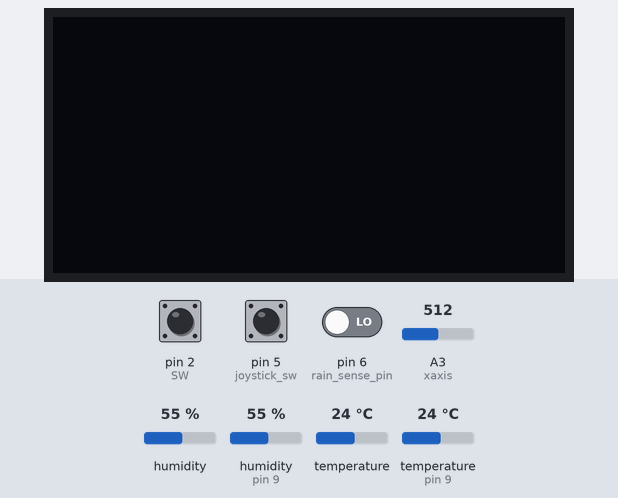
Recording of a sketch running on a simulated Arduino Nano, built with avr-gcc and run on an emulated ATmega328P. On the bench: 128×64 one-colour display. The test bench sets the inputs (shaded band); at power-on: pin 2 (SW) HIGH, A3 (xaxis) = 512, pin 5 (joystick_sw) HIGH, pin 6 (rain_sense_pin) LOW, humidity 55 %, humidity (sensor on pin 9) 55 %, temperature 24 °C, temperature (sensor on pin 9) 24 °C. Sleep ends after the set time or at an interrupt; the local clock reads 2024-03-15 10:24:30 at power-on unless the sketch sets it; storage starts empty.

Above: at 9.3 s.
9.4 s: pin 2 (SW) pulled LOW for 0.15 s
At 10.4 s:
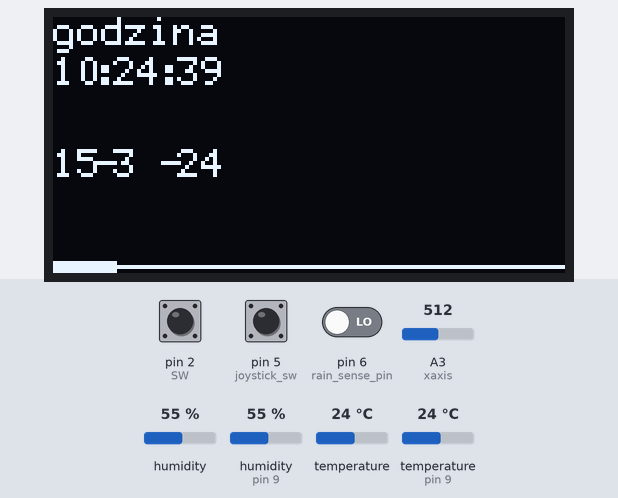
11.3 s: A3 (xaxis) set to 622
At 13.5 s:
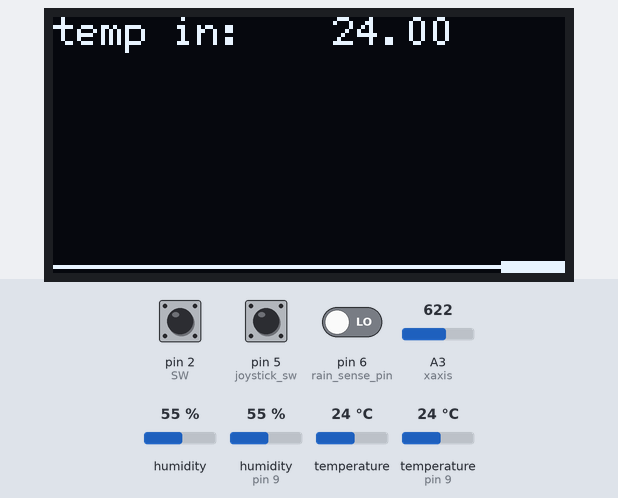
14.3 s: pin 5 (joystick_sw) pulled LOW for 0.15 s
At 14.8 s:
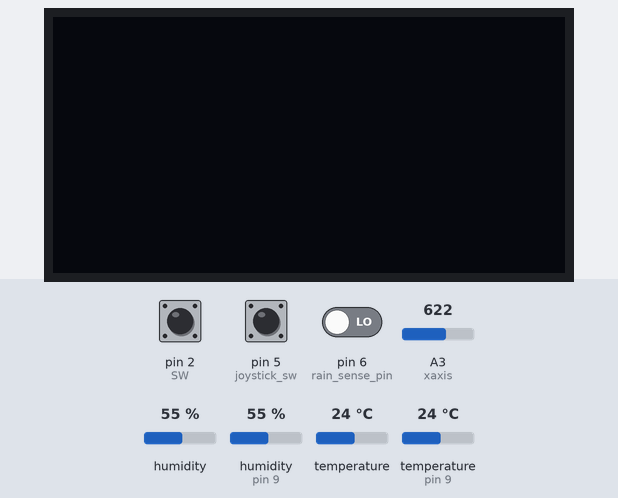
Timing chart, 0 to 17.3 s (numbered marks = the images above; inputs shaded):
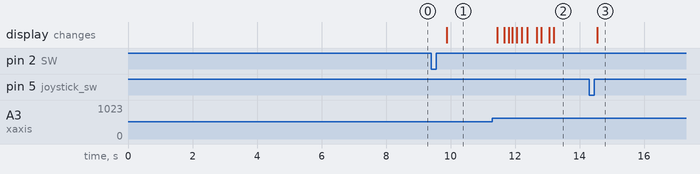

The sketch:

RTCsleepavr-29.03.2019-22.48.ino
```cpp
//eeprom function and many digital pins are still not used!
#include <avr/sleep.h>
#include <avr/wdt.h>
#include <SPI.h>
#include <SD.h>
#include <DS3231.h>
#include <Wire.h>
#include "U8glib.h"
#include <AM2320.h>
#include <DHT.h>
/*
 * middle volt divider pin to A7
 * cs pin from sd to D10
 * scL to a5
 * sdl to a4
 * joystick x to a2
 * joystick y to a3
 * battery sense to a6
 * dht pin to d9
 * analog rain sensor A0
 * base pin from emitter to d8
 * joystick switch d5
 * rain sensor vcc to d7
 * rain d0 pin to d6
 * main switch to d2
 * light sensor vcc to d3
 *
 */

volatile bool by_time_started=0;
volatile byte counter=0;
const byte solar_panel_sense_pin=A7;
const byte batt_vcc_sense_pin=A6;//battery level measurment pin
#define sdpin 10//pin sd
#define light_sensor_pin A1 //analog sensor pin for light sensor
 #define yaxis A2 //joystick yaxis pin[analog]
 #define xaxis A3//joystick xaxis pin[analog]
#define dhtpin 9//dht 11 pin remember to use 10k resistor betwwen it and vcc of the sensor
#define DHTTYPE DHT11 // dht 11 ale czy t ojest ten z ujemnymi temp?
#define analog_rain_pin A0 //precise analog rain sensor values from this pin
AM2320 thsensor;//inicjalizacja obiektu sensora am2320
File plikdane;
DS3231 Clock;//inicjalizacjaa obiektu zeara
U8GLIB_SSD1306_128X64 u8g(U8G_I2C_OPT_NONE|U8G_I2C_OPT_DEV_0); // I2C / TWI wyswietlacz oled i2c
DHT dht(dhtpin,DHTTYPE);// dht sensor object inciialisation
 bool Century=false;//nie wiem czy to potrzebne to było do zegara rtc ,tak dokąldnie do daty
 bool h12;//clock varible
 bool PM;//clock variable
bool first_run_condition=true;//variable to make the sensors readouts only at first run of loop in order not to slow down the manu response
bool not_raining=0;//logic value from rain sensor it will be set to 1 wen rain exceeds the value set on the sensor potentiometer
volatile boolean flag=false;//volatile becouse it is only changed by interrupt function

//bool first_run_condition=true;//variable to make the sensors readouts only at first run of loop in order not to slow down the manu response
bool sleep_state=false;//for putting ardu to sleep using joystick its switch push chanes it to true
bool sleep_state_timed=false;//similiar ike joystick but puttin  ardu after timed wakeup

const byte joystick_vcc=8;//vcc from joystick
//byte oled_state=0;//oled state when 0 oled should be off
uint16_t box_x_pos=0;//zmienne do punktu rysownaia wskaznika polozenia
const uint16_t box_y_pos=61;//it can actually be a const couse it doesnt change it is 1 pizel lower than the line y
uint16_t menu_option=0;//variable to show particular screens
//unsigned int x_pos_prev=0;//to compare previous x position trully not needed any more after adding time delay
unsigned int t_prev=0;//for time delay for joystick to slow it down a little bit
const int joystick_sw=5;///joystick digital switch used to turn oled on and off
const int rain_vcc=7;// 5volts from rain sensor on digital to save energy during sleep
const int rain_sense_pin =6;//digital pin from rain sensor its value determines the not_raining variable
const int SW=2;//wakeup switch connected to arduino D2 is interrupt pin marked as 0
const int light_sensor_vcc=3;//should be high when doing measurment then immediatelly low to save power!
const int batt_in_series_for_power=1;//number of lion cells powering up the arduino 2 for 2s 1 for 1s packs

int rain_density=0;
int light_density=0;//for measurnig light
int hour_r=0,minute_r=0,seconds_r=0,year_r=0,month_r=0,day_r=0;//variables to store clock readouts
float humi=0,temp=0;//to store the am sensor readouts (outside)
float humi_dht=0,temp_dht=0;//tostore dht 11 readouts (inside)
float batt_level=0;
float solar_voltage=0;

void setWDT(byte sWDT);
void logger(byte day_r,byte month_r,byte year_r,byte hour_r,byte minute_r,
            byte seconds_r,float humi,float temp,float humi_dht,float temp_dht,
            bool not_raining,int rain_density,int light_density,float batt_level,
            float solar_voltage);
void battery_readout(byte sensor_pin_volt,uint16_t batt_in_series,float &batt_level);
bool rain_checker(int &rain_density_cpy);
void joystick_push_to_sleep();//checks wheather to on or off the oled screen

byte position_check();//checks wheather the joystick is tilted or not
int clock_reading(byte what_to_read);//depending on the passed value returns 1-hour, 2-minutes,3-seconds,4-year,5-month,6-day
byte screen_option();//to determine what picture to display
void read_dht(float &humi_dht,float &temp_dht);//function to read from dht sensor
void amsensor_Readout(float &humid,float &tempe);//function to read from am2320 senor
void draw(byte daY,byte montH,byte yeaR,byte houR,byte minutE,byte seC,float &humi_1,float &temp_1,bool not_raining_cpy,int &rain_density,byte box_mov_dir,int light_density_cpy,float &humi_dht,float &temp_dht,float &solar_volatge_org);
void setFlag();//function tht is runned when an innterupt happens
void ArduGoSleep();//function that puts arduino to deep sleep arduino is being held in that function until next interrupt
void read_dht(float &hum_dht,float &tempe_dht);//function to read values from dht 11 sensor

void setup() {
  // Start the I2C interface
   wdt_disable();
   setWDT(0b01000000);
  Wire.begin();
  dht.begin();//start dht sensor

SD.begin(sdpin);
  // Start the serial interface
 //Serial.begin(115200);
 pinMode(joystick_vcc,OUTPUT);
  digitalWrite(joystick_vcc,LOW);
   pinMode(joystick_sw,INPUT_PULLUP);
  pinMode(rain_vcc,OUTPUT);
  digitalWrite(rain_vcc,LOW);//off immediatelly, shoud be pulled high only during measurment
 // pinMode(clock_vcc,OUTPUT);
  //digitalWrite(clock_vcc,LOW);//off immediatelly, shoud be pulled high only during measurment
  pinMode(SW,INPUT_PULLUP);
  pinMode(rain_sense_pin,INPUT);

 // while(SD.begin(sdpin)==0) {
   // Serial.println("card error");


    //delay(5000);
  //}
    bool istnienie=0;

 if(SD.exists("dane.txt")) istnienie=1;


if(istnienie==1) {
   plikdane=SD.open("dane.txt",FILE_WRITE);
 // Serial.println("reset zasilania byl");
  plikdane.print("PRZERWA");
  plikdane.println();
  plikdane.close();
}

 // amsensor_Readout(humi,temp);
  //delay(2000);
 // float testingvalue=26.54;
 // Serial.println(float_to_char(testingvalue));
  u8g.sleepOn();//turn off oled
  ArduGoSleep();//arduino goes to sleep and waits for an interrupt to occur

// uncomment this only once to set the rtc values to correct ones eg.after relacing cr2320 battery of the clock
 /*
 Clock.setSecond(0);
Clock.setMinute(41);
Clock.setHour(22);
Clock.setDate(26);
Clock.setMonth(2);
Clock.setYear(19);
Clock.setDoW(2);
*/}

void loop() {
  // send what's going on to the serial monitor.
  // Start with the year

 /*
  // Display the temperature
  Serial.print("T=");
  Serial.print(Clock.getTemperature(), 2);
  // Tell whether the time is (likely to be) valid
  if (Clock.oscillatorCheck()) {
    Serial.print(" O+");
  } else {
    Serial.print(" O-");
  }
Serial.println(Clock.getHour(h12, PM));

  */
 // //if(digitalRead(SW)==LOW){
if((counter>14)&&(by_time_started==1))//jak czsowo przerwanie i jak licznik jest wiekszy od ustalonej wartosci
{
  digitalWrite(joystick_vcc,HIGH);
    battery_readout(batt_vcc_sense_pin,batt_in_series_for_power,batt_level);//checks battery level
    battery_readout(solar_panel_sense_pin,3,solar_voltage);//checks solar voltage level
    amsensor_Readout(humi,temp);//we are reading the values from am2320 sensor
    wdt_reset();
    read_dht(humi_dht,temp_dht);//reading inside temperature values
    not_raining=rain_checker(rain_density);//checking weather the mesured level of rain is greater than the defined one
    light_density=light_sensor_readout(light_sensor_pin,light_sensor_vcc);
    wdt_reset();
    hour_r=clock_reading(1);//gethour
    minute_r=clock_reading(2);//get miutes
    seconds_r=clock_reading(3);//get seconds value
    year_r=clock_reading(4);//getyear
    month_r=clock_reading(5);//get month
    day_r=clock_reading(6);//get day
    wdt_reset();
    logger(day_r,month_r,year_r,hour_r,minute_r,seconds_r,humi,temp,humi_dht,temp_dht,not_raining,rain_density,light_density,batt_level,solar_voltage);
    wdt_reset();
     counter=0;
     sleep_state_timed=true;
    by_time_started=0;
    Serial.println("wariant 1szy");
    //  ArduGoSleep();//going for sleep function
}else if((counter<=14)&&(by_time_started==1)){//jak czsowo przerwanie i jak licznik bedzie mniejszy od ustalonej wartosci
  Serial.println("wariant 2gi");
      wdt_reset();
  sleep_state_timed=true;
      by_time_started=0;

  // ArduGoSleep();//going for sleep function
}


  if(flag==1){

    if(first_run_condition==true){
     digitalWrite(joystick_vcc,HIGH);
    battery_readout(batt_vcc_sense_pin,batt_in_series_for_power,batt_level);//checks battery level
    battery_readout(solar_panel_sense_pin,3,solar_voltage);//checks solar voltage level
    amsensor_Readout(humi,temp);//we are reading the values from am2320 sensor
    read_dht(humi_dht,temp_dht);//reading inside temperature values
    not_raining=rain_checker(rain_density);//checking weather the mesured level of rain is greater than the defined one
    light_density=light_sensor_readout(light_sensor_pin,light_sensor_vcc);

    hour_r=clock_reading(1);//gethour
    minute_r=clock_reading(2);//get miutes
    seconds_r=clock_reading(3);//get seconds value
    year_r=clock_reading(4);//getyear
    month_r=clock_reading(5);//get month
    day_r=clock_reading(6);//get day
    logger(day_r,month_r,year_r,hour_r,minute_r,seconds_r,humi,temp,humi_dht,temp_dht,not_raining,rain_density,light_density,batt_level,solar_voltage);
    }
    u8g.sleepOff();//waking up the oled screen
     joystick_push_to_sleep();
//at the same time getting preecise rain value to the global variable rain_density
//not_raining=1 when no rain, 0 when it rain

        wdt_reset();

      position_check();
        // Serial.println("pozycja");
  //  digitalWrite(clock_vcc,HIGH);
    //amsensor_Readout(humi,temp);
  u8g.firstPage();
   do {
draw(day_r,month_r,year_r,hour_r,minute_r,seconds_r,humi,temp,not_raining,rain_density,position_check(),light_density,humi_dht,temp_dht,batt_level,solar_voltage);
//draw(0,0,0,0,0,0,humi,temp,not_raining,rain_density,position_check());
} while( u8g.nextPage() );//end of the picture loop
//amsensor_Readout(humi,temp);
  //delay(5000);//5s oled working time after that it goes to sleep
 // digitalWrite(clock_vcc,LOW);

   first_run_condition=false;

   if(sleep_state==true){
        wdt_reset();

    sleep_state=false;
   // Serial.println("funkcja2");
    first_run_condition=true;
    flag=false;//flag is set to 0 and it will be changed when the next interrupt on D2 occurs
    u8g.sleepOn();//after switch from joystick pushed oled goes to sleeep
    digitalWrite(joystick_vcc,LOW);
  ArduGoSleep();//going for sleep function
   }
  }


   if(sleep_state_timed==true){
   // Serial.println("petla czasowa sleep");
             wdt_reset();
    sleep_state_timed=false;
   // Serial.println("funkcja2");
       digitalWrite(joystick_vcc,LOW);
  ArduGoSleep();//going for sleep function
   }

}


//this function needs modifying still, to make it more readable and to make its oled output look more representative
void draw(byte daY,byte montH,byte yeaR,byte houR,byte minutE,byte seC,float &humi_1,float &temp_1,bool not_raining_cpy,int &rain_density,byte box_mov_dir,int light_density_cpy,
float &humi_dht,float &temp_dht,float batt_level_cpy,float &solar_voltage_org)
{
//x y to pozycja lewego dolnego piksela pisanego tekstu
u8g.setFont(u8g_font_6x12);
u8g.setColorIndex(1);
int x=0,y=7,xd=64; // wpolowie zaczniemy wartosci wiec x bedzie 64 rowne
byte box_length=16;//pixels
  byte box_width=3;//pixels

  u8g.drawLine(0,62,128,62);//line for slider
  //slider drawing
  if(box_mov_dir==0)
  {
    u8g.drawBox(box_x_pos,box_y_pos,box_length,box_width);
  }
  else if((box_mov_dir==1)&&(box_x_pos<=111))
  {
    //to right
    box_x_pos+=16;
   u8g.drawBox(box_x_pos,box_y_pos,box_length,box_width);

  }
  else if((box_mov_dir==2)&&(box_x_pos>=16))
  {
    box_x_pos-=16;
    u8g.drawBox(box_x_pos,box_y_pos,box_length,box_width);
    //to left
  }

  ///////////////////////////////////////////
  switch(screen_option()){
    case 1:
    u8g.drawStr( x, y, "godzina");
    y+=10;
        u8g.setPrintPos(0,y);
        u8g.print(houR);
        u8g.drawStr(11,y,":");
        u8g.setPrintPos(15,y);
        u8g.print(minutE);
        u8g.drawStr(27,y,":");
        u8g.setPrintPos(31,y);
        u8g.print(seC);
        y=40;
             u8g.setPrintPos(0,y);
        u8g.print(daY);
        u8g.drawStr(11,y,"-");
        u8g.setPrintPos(15,y);
        u8g.print(montH);
        u8g.drawStr(27,y,"-");
        u8g.setPrintPos(31,y);
        u8g.print(yeaR);
    break;

    case 2:
    char buf[5];
      dtostrf(humi_1, 6,2,buf);//zm do konwersji,ilosc miejsc calosci ze znakiem,ile po przecinku i bufor string do zapisu
      u8g.drawStr(0,y,"wilg: "); u8g.drawStr(xd,y,buf);
        char buf_t[6];//bo znak minus
    dtostrf(temp_1,6,2,buf_t);
    u8g.drawStr(0,y+10,"temp: "); u8g.drawStr(xd,y+10,buf_t);
    break;


    case 3:
    char buf_batt[3];
    dtostrf(batt_level_cpy, 4,2,buf_batt);//zm do konwersji,ilosc miejsc calosci ze znakiem,ile po przecinku i bufor string do zapisu
      u8g.drawStr(0,y+10,"batt_level: "); u8g.drawStr(xd,y+10,buf_batt);

      char buf_solar[3];
    dtostrf(solar_voltage_org, 4,2,buf_solar);//zm do konwersji,ilosc miejsc calosci ze znakiem,ile po przecinku i bufor string do zapisu
      u8g.drawStr(0,y+20,"solar_lev: "); u8g.drawStr(xd,y+20,buf_solar);

    break;

    case 4:
    u8g.drawStr(0,y,"no rain?: ");
    u8g.setPrintPos(xd,y); u8g.print(not_raining_cpy);
    break;

    case 5:
    u8g.drawStr(0,y,"rain density: ");
    u8g.setPrintPos(xd+30,y); u8g.print(rain_density);//+30 to prevent both columns from meeting
    break;

    case 6:
    u8g.drawStr(0,y,"light density: ");
    u8g.setPrintPos(xd+30,y); u8g.print(light_density_cpy);//+30 to prevent both columns from meeting
    break;

    case 7:
    char buf_dht_h[5];
      dtostrf(humi_dht, 6,2,buf_dht_h);//zm do konwersji,ilosc miejsc calosci ze znakiem,ile po przecinku i bufor string do zapisu
      u8g.drawStr(0,y,"wilg in: "); u8g.drawStr(xd,y,buf_dht_h);
    break;

    case 8:
    char buf_dht_t[6];//bo znak minus
    dtostrf(temp_dht,6,2,buf_dht_t);
    u8g.drawStr(0,y,"temp in: "); u8g.drawStr(xd,y,buf_dht_t);
    break;

  }
}
  ////////////////////////////////


void setFlag()//flag changed to 1 when interrupt occurs
//when on 1 everything in the main loop can run
{
  flag=true;
}

void ArduGoSleep()//function to manage arduino sleep mode
{
  set_sleep_mode(SLEEP_MODE_PWR_DOWN);
  sleep_enable();
  attachInterrupt(0,setFlag,LOW);//D2 pin jako switch
  sleep_mode();//tu wchodzi w sleep
  //wywaola zmieni flage wejdzie w setup i loop akutalizacja oleda 5 sek i flaga na 0 i wywola ta funkcje od poczatku]
  sleep_disable();
  detachInterrupt(0);
}


void amsensor_Readout(float &humid,float &tempe)//function to read values from am2320 i2c sensor
{
  byte case_holder;//ma tzymac warunek ktory zwraca funkcja odczytujaca
  do{
  case_holder=thsensor.Read();
  if(case_holder==0)
  {
     humid=thsensor.h;
     tempe=thsensor.t;
    // Serial.println(tempe);
     delay(200);
  }else if(case_holder==1) {
    humid=0.0;
    tempe=0.0;
  //  Serial.println("1");
  }else if(case_holder==2){
    humid=0.0;
    tempe=0.0;
    //Serial.println("2");
  }
  }while(case_holder!=0);

}


bool rain_checker(int &rain_density_cpy)
{
  digitalWrite(rain_vcc,HIGH);//power on to rain sensor
  bool temp_var=digitalRead(rain_sense_pin);
rain_density_cpy=analogRead(analog_rain_pin);//analog rain ddensity measurment
//the greater the number the weaker the rain is becouse greater resistance and higher voltage drop
digitalWrite(rain_vcc,LOW);//power savings
  return temp_var;//returns 0 when not raining, 1 when it rains
}

void read_dht(float &humi_dht,float &temp_dht)
{
  //do{
  humi_dht=dht.readHumidity();
  temp_dht=dht.readTemperature();
 // }
}

void battery_readout(byte sensor_pin_volt,uint16_t batt_in_series,float &batt_level)
{
  //it will only work until battery volatage is single cell one
//with 2s pack you will get 8.2v and that wil kill arduino
//needs then a volatage divider
int readout_value_batt=analogRead(sensor_pin_volt);
//Serial.println(readout_value_batt);

switch(batt_in_series){
    case 1:
        //if arduino uses li-ion 1s battery pack,better for lower power consumption projects
        batt_level=(5.0*readout_value_batt)/1024.0;
      break;

    case 2:
        //if ardu uses 2s li-ion battery pack
        //volatge divider 2x 10k resistors in series A6 connected to the middle resistor pins
        //left series resistor pin to battery vcc 9V! right to gnd middle A6
        //note that powering it with 2s and mesuring battery level using this technique will increase power consumption
        //becouse 2x10k volltage drop of 8.4v will consume additional 0.42mA of current
        batt_level=(float)readout_value_batt*5.0*2.0/1024.0;
      break;

    case 3://if we want to measure 6v solar panel similiar setup for 2s cell

            batt_level=(float)readout_value_batt*5.0*2.0/1090.0;//compensation for making true readout
      break;

}
}

int light_sensor_readout(byte readout_pin,byte sensor_vcc)//should be placed in a if statement that ony runs at first loop run
{
  digitalWrite(sensor_vcc,HIGH);//gives 5v to other sensor pin(analog)
  int light=analogRead(readout_pin);
  digitalWrite(sensor_vcc,LOW);//shuts it off to reduce power consumption
  return light;
}


byte position_check()
{
            unsigned int t_now=millis();
  if((t_now-t_prev)>200) {//200 miliseconds

             unsigned int reading_posx= analogRead(xaxis);

  if(reading_posx<412)
    {
     // x_pos_prev=reading_posx;//zapamietuje poprzednia pozycje jesli sie roznia to zrobi krok
      t_prev=millis();
      return 2;//left
  }
  if(reading_posx>612)
  {
//    x_pos_prev=reading_posx;//zapamietuje poprzednia pozycje jesli sie roznia to zrobi krok
    t_prev=millis();
    return 1;//right
  }
                        }
  return 0;
}

byte screen_option()
{
  const uint16_t segment_leng=16;
  uint16_t help_var=15;//jak na 8 segnentow jest podzielone to segment ma 16 pikseli
  //wiec paczetek 2giego segmentu to 15 piksel i potem dodajemy 16 po kolejnym sprawdzeniu
  //jak sprawdzamy od najmiejszego to nie trzeba jakisc przedzialow
  if(box_x_pos<help_var) return 1;
  help_var+=segment_leng;
  if(box_x_pos<help_var) return 2;
  help_var+=segment_leng;
  if(box_x_pos<help_var) return 3;
  help_var+=segment_leng;
  if(box_x_pos<help_var) return 4;
  help_var+=segment_leng;
  if(box_x_pos<help_var) return 5;
  help_var+=segment_leng;
  if(box_x_pos<help_var) return 6;
  help_var+=segment_leng;
  if(box_x_pos<help_var) return 7;
  help_var+=segment_leng;
  if(box_x_pos<help_var) return 8;//menu screen no 8

  }


 void joystick_push_to_sleep()
{
 //Serial.println("funkcja");
  if(digitalRead(joystick_sw)==LOW)
  {
    //Serial.println("joy wcisniety  ");
  sleep_state=true;
  //Serial.print(sleep_state);
        }

}


void logger(byte day_r,byte month_r,byte year_r,byte hour_r,byte minute_r,
            byte seconds_r,float humi,float temp,float humi_dht,float temp_dht,
            bool not_raining,int rain_density,int light_density,float batt_level,
            float solar_voltage)
{
  plikdane=SD.open("dane.txt",FILE_WRITE);
 plikdane.print(day_r);
  plikdane.print(";");
  plikdane.print(month_r);
  plikdane.print(";");
  plikdane.print(year_r);
  plikdane.print(";");
  plikdane.print(hour_r);
  plikdane.print(";");
  plikdane.print(minute_r);
  plikdane.print(";");
  plikdane.print(seconds_r);
  plikdane.print(";");
  plikdane.print(humi);
  plikdane.print(";");
  plikdane.print(temp);
  plikdane.print(";");
  plikdane.print(humi_dht);
  plikdane.print(";");
  plikdane.print(temp_dht);
  plikdane.print(";");
  plikdane.print(not_raining);
  plikdane.print(";");
  plikdane.print(rain_density);
  plikdane.print(";");
  plikdane.print(light_density);
  plikdane.print(";");
  plikdane.print(batt_level);
  plikdane.print(";");
  plikdane.print(solar_voltage);

   plikdane.println();
  plikdane.close();

}


int clock_reading(byte what_to_read)
{

  switch(what_to_read)
  {
    case 1:
          return Clock.getHour(h12, PM);//hour returned
    break;

    case 2:
          return Clock.getMinute();//minutes vale returned
    break;

    case 3:
          return Clock.getSecond();//secs returned
    break;

    case 4:
          return Clock.getYear();
    break;

    case 5:
          return Clock.getMonth(Century);
    break;

    case 6:
          return Clock.getDate();
    break;
//space left for adding date displaying;

  }
}

ISR(WDT_vect)
{

  counter++;
  by_time_started=1;
}


void setWDT(byte sWDT)
{ //0b01000000
  WDTCSR = WDTCSR | B00011000;//no code between this! requires 4 data cycles max to be set succesfully
  WDTCSR = B00100001;//8 sec interval//masked?//no code between this
  WDTCSR = WDTCSR | B01000000;
MCUSR = MCUSR & B11110111;
  wdt_reset();
}
```

Measured:
- after the input at 9.4 s, the display: changes after 0.49 s (image 1)
- after the input at 11.3 s, the display: first changes after 0.15 s (image 2 shows a later state)
- after the input at 14.3 s, the display: changes after 0.24 s (image 3)
